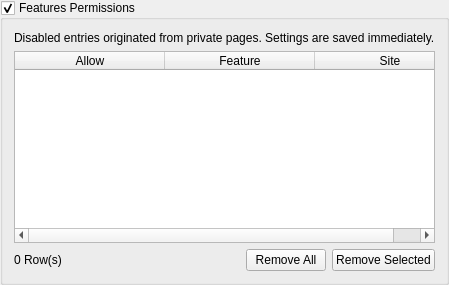
               <widget class="QGroupBox" name="features_permissions_groupbox">
                <property name="title">
                 <string>Features Permissions</string>
                </property>
                <property name="checkable">
                 <bool>true</bool>
                </property>
                <layout class="QVBoxLayout" name="verticalLayout_18">
                 <item>
                  <widget class="QLabel" name="label_44">
                   <property name="text">
                    <string>Disabled entries originated from private pages. Settings are saved immediately.</string>
                   </property>
                  </widget>
                 </item>
                 <item>
                  <widget class="QTableWidget" name="features_permissions">
                   <property name="minimumSize">
                    <size>
                     <width>0</width>
                     <height>150</height>
                    </size>
                   </property>
                   <property name="tabKeyNavigation">
                    <bool>false</bool>
                   </property>
                   <property name="alternatingRowColors">
                    <bool>true</bool>
                   </property>
                   <property name="selectionBehavior">
                    <enum>QAbstractItemView::SelectionBehavior::SelectRows</enum>
                   </property>
                   <property name="verticalScrollMode">
                    <enum>QAbstractItemView::ScrollMode::ScrollPerPixel</enum>
                   </property>
                   <property name="horizontalScrollMode">
                    <enum>QAbstractItemView::ScrollMode::ScrollPerPixel</enum>
                   </property>
                   <property name="showGrid">
                    <bool>false</bool>
                   </property>
                   <attribute name="horizontalHeaderMinimumSectionSize">
                    <number>150</number>
                   </attribute>
                   <attribute name="horizontalHeaderDefaultSectionSize">
                    <number>150</number>
                   </attribute>
                   <attribute name="horizontalHeaderStretchLastSection">
                    <bool>true</bool>
                   </attribute>
                   <attribute name="verticalHeaderVisible">
                    <bool>false</bool>
                   </attribute>
                   <column>
                    <property name="text">
                     <string>Allow</string>
                    </property>
                   </column>
                   <column>
                    <property name="text">
                     <string>Feature</string>
                    </property>
                   </column>
                   <column>
                    <property name="text">
                     <string>Site</string>
                    </property>
                   </column>
                  </widget>
                 </item>
                 <item>
                  <layout class="QHBoxLayout" name="horizontalLayout_18">
                   <item>
                    <widget class="QLabel" name="features_permissions_entries">
                     <property name="text">
                      <string>0 Row(s)</string>
                     </property>
                    </widget>
                   </item>
                   <item>
                    <spacer name="horizontalSpacer_17">
                     <property name="orientation">
                      <enum>Qt::Orientation::Horizontal</enum>
                     </property>
                     <property name="sizeHint" stdset="0">
                      <size>
                       <width>40</width>
                       <height>20</height>
                      </size>
                     </property>
                    </spacer>
                   </item>
                   <item>
                    <widget class="QPushButton" name="remove_all_features_permissions">
                     <property name="text">
                      <string>Remove All</string>
                     </property>
                    </widget>
                   </item>
                   <item>
                    <widget class="QPushButton" name="remove_selected_features_permissions">
                     <property name="text">
                      <string>Remove Selected</string>
                     </property>
                    </widget>
                   </item>
                  </layout>
                 </item>
                </layout>
               </widget>
